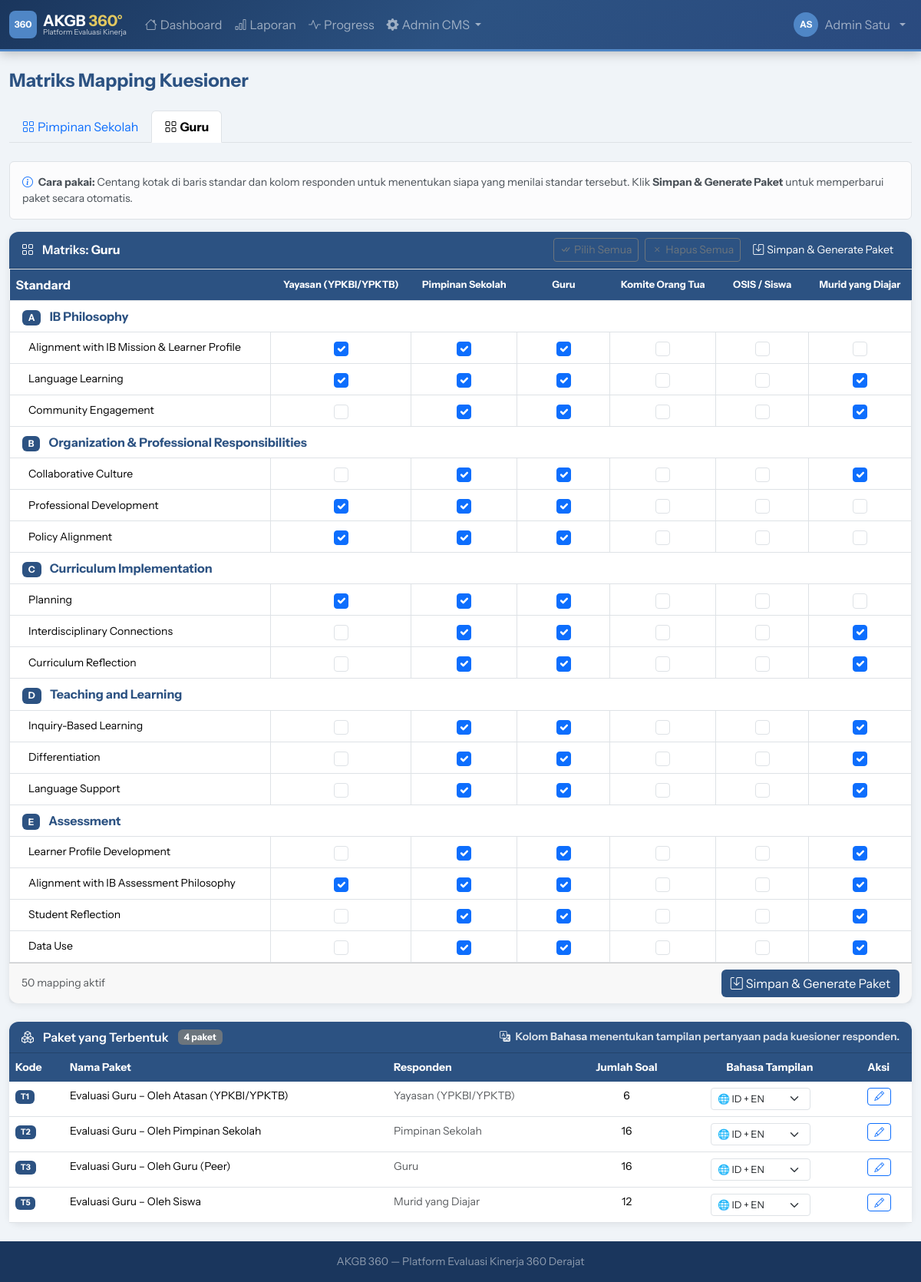
/demo/admin/matrix.php?tab=teacher (signed in), run on the app's committed database.
### tables this page shows
CREATE TABLE `eval_types` (
  `id` int NOT NULL AUTO_INCREMENT,
  `code` varchar(20) NOT NULL,
  `name` varchar(100) NOT NULL,
  PRIMARY KEY (`id`),
  UNIQUE KEY `code` (`code`)
);

CREATE TABLE `packages` (
  `id` int NOT NULL AUTO_INCREMENT,
  `code` varchar(20) NOT NULL,
  `name` varchar(200) NOT NULL,
  `eval_type_id` int NOT NULL,
  `period_id` int DEFAULT NULL COMMENT 'NULL = template global, ada nilai = terikat periode',
  `respondent_type` varchar(50) NOT NULL,
  `description` text,
  `is_self_reflection` tinyint(1) DEFAULT '0',
  `question_lang` enum('both','id','en') NOT NULL DEFAULT 'both',
  PRIMARY KEY (`id`),
  KEY `eval_type_id` (`eval_type_id`),
  KEY `period_id` (`period_id`),
  CONSTRAINT `packages_ibfk_1` FOREIGN KEY (`eval_type_id`) REFERENCES `eval_types` (`id`),
  CONSTRAINT `packages_ibfk_2` FOREIGN KEY (`period_id`) REFERENCES `eval_periods` (`id`) ON DELETE SET NULL
);

### public_html/demo/includes/db.php (called while the page is built, shortened)
<?php
class Database {
    private static ?PDO $instance = null;
    public static function getInstance(): PDO {
        if (self::$instance === null) {
            $dsn = "mysql:host=" . DB_HOST . ";dbname=" . DB_NAME . ";charset=" . DB_CHARSET;
            $options = [
                PDO::ATTR_ERRMODE            => PDO::ERRMODE_EXCEPTION,
                PDO::ATTR_DEFAULT_FETCH_MODE => PDO::FETCH_ASSOC,
                PDO::ATTR_EMULATE_PREPARES   => false,
            ];
            try {
                self::$instance = new PDO($dsn, DB_USER, DB_PASS, $options);
            } catch (PDOException $e) {
                die(json_encode(['error' => 'Database connection failed: ' . $e->getMessage()]));
            }
        }
        return self::$instance;
    }
    public static function query(string $sql, array $params = []): PDOStatement {
        $stmt = self::getInstance()->prepare($sql);
        $stmt->execute($params);
        return $stmt;
    }
    public static function fetchAll(string $sql, array $params = []): array {
        return self::query($sql, $params)->fetchAll();
    }
}

### public_html/demo/includes/functions.php (called while the page is built, shortened)
<?php
function h(string $s = ''): string {
    return htmlspecialchars($s, ENT_QUOTES, 'UTF-8');
}
function respondentLabel(string $type): string {
    return match($type) {
        'atasan'        => 'Yayasan (YPKBI/YPKTB)',
        'leader'        => 'Pimpinan Sekolah',
        'peer'          => 'Rekan Sejawat',
        'guru'          => 'Guru',
        'teacher'       => 'Rekan Sejawat (Guru)',
        'ortu'          => 'Komite Orang Tua',
        'siswa'         => 'OSIS / Siswa',
        'student_class' => 'Murid yang Diajar',
        'self'          => 'Refleksi Mandiri',
        default         => ucfirst($type),
    };
}

### public_html/demo/admin/matrix.php (the view, shortened to what this page needs)
<?php
require_once __DIR__ . '/../includes/db.php';
require_once __DIR__ . '/../includes/functions.php';
require_once __DIR__ . '/../includes/layout.php';
$tab = $_GET['tab'] ?? '';
$evalTypes = Database::fetchAll("SELECT * FROM eval_types ORDER BY id");
$currentEt = null;
foreach ($evalTypes as $et) {
    if ($et['code'] === $tab) { $currentEt = $et; break; }
}
$allRespondentTypes = [
    'atasan'        => 'Yayasan (YPKBI/YPKTB)',
    'leader'        => 'Pimpinan Sekolah',
    'guru'          => 'Guru',
    'ortu'          => 'Komite Orang Tua',
    'siswa'         => 'OSIS / Siswa',
    'student_class' => 'Murid yang Diajar',
];
$domains     = [];
$existingMap = [];
if ($currentEt) {
    $mappings = Database::fetchAll("
        SELECT srm.standard_id, srm.respondent_type
        FROM standard_respondent_mapping srm
        JOIN standards s ON srm.standard_id = s.id
        JOIN domains d ON s.domain_id = d.id
        WHERE d.eval_type_id = ? AND srm.is_active = 1
    ", [$currentEt['id']]);
    foreach ($mappings as $m) {
        $existingMap[$m['standard_id']][$m['respondent_type']] = true;
    }
    $rows = Database::fetchAll("
        SELECT s.id as s_id, s.name as s_name, s.order_num as s_order,
               d.id as d_id, d.name as d_name, d.code as d_code, d.order_num as d_order
        FROM standards s
        JOIN domains d ON s.domain_id = d.id
        WHERE d.eval_type_id = ?
        ORDER BY d.order_num, d.id, s.order_num, s.id
    ", [$currentEt['id']]);
    foreach ($rows as $r) {
        $did = $r['d_id'];
        if (!isset($domains[$did])) {
            $domains[$did] = ['name'=>$r['d_name'],'code'=>$r['d_code'],'standards'=>[]];
        }
        $domains[$did]['standards'][$r['s_id']] = $r['s_name'];
    }
}
$currentRespTypes = $allRespondentTypes;
$langOptions = [
    'both' => ['label' => 'ID + EN', 'icon' => '🌐'],
    'id'   => ['label' => 'Indonesia', 'icon' => '🇮🇩'],
    'en'   => ['label' => 'English',   'icon' => '🇬🇧'],
];
ob_start(); ?>
<ul class="nav nav-tabs mb-4">
  <?php foreach ($evalTypes as $et): ?>
  <li class="nav-item">
    <a class="nav-link <?= $tab===$et['code']?'active fw-bold':'' ?>"
       href="?tab=<?= urlencode($et['code']) ?>">
      <i class="bi bi-grid me-1"></i><?= h($et['name']) ?>
    </a>
  </li>
  <?php endforeach; ?>
</ul>
<?php if (!$currentEt || empty($domains)): ?>
<div class="card">
  <div class="card-body text-center py-5 text-muted">
    <i class="bi bi-grid display-4 mb-3 d-block"></i>
    <p>Belum ada standard untuk tipe ini.</p>
    <a href="<?= APP_URL ?>/admin/foundation.php?tab=standards" class="btn btn-navy">
      Tambah Standard →
    </a>
  </div>
</div>
<?php else: ?>
<div class="alert alert-light border small mb-3">
  <i class="bi bi-info-circle me-1 text-primary"></i>
  <strong>Cara pakai:</strong> Centang kotak di baris standar dan kolom responden untuk menentukan
  siapa yang menilai standar tersebut. Klik <strong>Simpan & Generate Paket</strong> untuk
  memperbarui paket secara otomatis.
</div>
<form method="POST">
  <div class="card">
    <div class="card-header d-flex justify-content-between align-items-center">
      <span>
        <i class="bi bi-grid me-2"></i>
        Matriks: <strong><?= h($currentEt['name']) ?></strong>
      </span>
      <div class="d-flex gap-2">
        <button type="button" class="btn btn-sm btn-outline-secondary" id="btnCheckAll">
          <i class="bi bi-check-all me-1"></i>Pilih Semua
        </button>
        <button type="button" class="btn btn-sm btn-outline-secondary" id="btnUncheckAll">
          <i class="bi bi-x me-1"></i>Hapus Semua
        </button>
        <button type="submit" class="btn btn-sm btn-navy">
          <i class="bi bi-save me-1"></i>Simpan & Generate Paket
        </button>
      </div>
    </div>
    <div class="card-body p-0">
      <div class="table-responsive">
        <table class="table table-bordered mb-0" style="min-width:700px">
          <thead>
            <tr style="background:var(--ktb-navy);color:white">
              <th style="min-width:280px;vertical-align:middle">Standard</th>
              <?php foreach ($currentRespTypes as $rType => $rLabel): ?>
              <th class="text-center" style="min-width:110px;vertical-align:middle;font-size:.8rem">
                <?= h($rLabel) ?>
              </th>
              <?php endforeach; ?>
            </tr>
          </thead>
          <tbody>
            <?php foreach ($domains as $did => $domain): ?>
            <tr style="background:#eef1fa">
              <td colspan="<?= count($currentRespTypes) + 1 ?>" class="py-2 px-3">
                <span class="badge me-2" style="background:var(--ktb-navy)">
                  <?= h($domain['code']??'—') ?>
                </span>
                <strong class="text-navy"><?= h($domain['name']) ?></strong>
              </td>
            </tr>
            <?php foreach ($domain['standards'] as $sid => $sName): ?>
            <tr class="standard-row">
              <td class="ps-4 small" style="vertical-align:middle">
                <?= h($sName) ?>
              </td>
              <?php foreach ($currentRespTypes as $rType => $rLabel): ?>
              <td class="text-center" style="vertical-align:middle">
                <div class="form-check d-flex justify-content-center mb-0">
                  <input type="checkbox"
                    class="form-check-input matrix-cb"
                    name="mapping[<?= $sid ?>][<?= $rType ?>]"
                    value="1"
                    style="width:1.2em;height:1.2em;cursor:pointer"
                    <?= !empty($existingMap[$sid][$rType]) ? 'checked' : '' ?>>
                </div>
              </td>
              <?php endforeach; ?>
            </tr>
            <?php endforeach; ?>
            <?php endforeach; ?>
          </tbody>
        </table>
      </div>
    </div>
    <div class="card-footer d-flex justify-content-between align-items-center">
      <small class="text-muted">
        <span id="checkedCount">0</span> mapping aktif
      </small>
      <button type="submit" class="btn btn-navy">
        <i class="bi bi-save me-1"></i>Simpan & Generate Paket
      </button>
    </div>
  </div>
</form>
<?php
$existingPkgs = Database::fetchAll("
    SELECT p.*, COUNT(pq.id) as q_count
    FROM packages p
    LEFT JOIN package_questions pq ON pq.package_id = p.id
    WHERE p.eval_type_id = ? AND p.is_self_reflection = 0 AND p.period_id IS NULL
    GROUP BY p.id
    ORDER BY p.id
", [$currentEt['id']]);
?>
<?php if (!empty($existingPkgs)): ?>
<div class="card mt-4">
  <div class="card-header d-flex align-items-center gap-2">
    <i class="bi bi-boxes me-1"></i>
    <span>Paket yang Terbentuk</span>
    <span class="badge bg-secondary ms-1"><?= count($existingPkgs) ?> paket</span>
    <span class="ms-auto small" style="color:#fff;opacity:.85">
      <i class="bi bi-translate me-1"></i>
      Kolom <strong>Bahasa</strong> menentukan tampilan pertanyaan pada kuesioner responden.
    </span>
  </div>
  <div class="card-body p-0">
    <table class="table table-hover mb-0 small">
      <thead>
        <tr>
          <th>Kode</th>
          <th>Nama Paket</th>
          <th>Responden</th>
          <th class="text-center">Jumlah Soal</th>
          <th class="text-center">Bahasa Tampilan</th>
          <th>Aksi</th>
        </tr>
      </thead>
      <tbody>
        <?php foreach ($existingPkgs as $pkg): ?>
        <?php $currentLang = $pkg['question_lang'] ?? 'both'; ?>
        <tr>
          <td><span class="badge badge-navy"><?= h($pkg['code']) ?></span></td>
          <td><?= h($pkg['name']) ?></td>
          <td class="text-muted"><?= h(respondentLabel($pkg['respondent_type'])) ?></td>
          <td class="text-center"><?= $pkg['q_count'] ?></td>
          <td class="text-center">
            <div class="d-flex align-items-center justify-content-center gap-2">
              <select class="form-select form-select-sm pkg-lang-select"
                      data-pkg-id="<?= $pkg['id'] ?>"
                      style="width:130px;font-size:.8rem">
                <?php foreach ($langOptions as $val => $opt): ?>
                <option value="<?= $val ?>" <?= $currentLang === $val ? 'selected' : '' ?>>
                  <?= $opt['icon'] ?> <?= $opt['label'] ?>
                </option>
                <?php endforeach; ?>
              </select>
            </div>
          </td>
          <td>
            <a href="<?= APP_URL ?>/admin/questions.php?tab=<?= urlencode($tab) ?>"
               class="btn btn-sm btn-outline-primary py-0 px-2"
               title="Edit pertanyaan">
              <i class="bi bi-pencil" style="font-size:.8rem"></i>
            </a>
          </td>
        </tr>
        <?php endforeach; ?>
      </tbody>
    </table>
  </div>
</div>
<?php endif; ?>
<?php endif; ?>

### public_html/demo/assets/css/style.css (style rules this page uses)
:root { --ktb-navy: #2C5282; --ktb-navy-dark: #1A365D; --ktb-navy-light: #2A4A7F; --ktb-blue: #4F86C6; --ktb-blue-light: #6B9FD4; --ktb-blue-dark: #3A6FA8; --ktb-gold: #E2C860; --ktb-gold-light: #EDF2F7; --ktb-sunshade: #ff9a31; --ktb-aqua: #F0F4F8; --ktb-platinum: #C3D9ED; --ktb-gray: #F0F4F8; }
body { background: var(--ktb-aqua); min-height: 100vh; display: flex; flex-direction: column; font-family: 'Instrument Sans', 'Segoe UI', system-ui, sans-serif; }
.text-navy { color: var(--ktb-navy) !important; }
.card { border: none; box-shadow: 0 2px 10px rgba(0,0,0,.08); border-radius: 12px; }
.card-header { background: var(--ktb-navy); color: white; border-radius: 12px 12px 0 0 !important; font-weight: 600; }
.table thead th { background: var(--ktb-navy); color: white; border: none; }
.btn-navy { background: var(--ktb-navy); color: white; border: none; }
.badge-navy { background: var(--ktb-navy); color: white; }

### data on the page
eval_types: name "Pimpinan Sekolah"
eval_types: name "Guru"
packages: code "T1", name "Evaluasi Guru – Oleh Atasan (YPKBI/YPKTB)", respondent_type "Yayasan (YPKBI/YPKTB)", q_count "6", question_lang+id "🌐 ID + EN"
packages: code "T2", name "Evaluasi Guru – Oleh Pimpinan Sekolah", respondent_type "Pimpinan Sekolah", q_count "16", question_lang+id "🌐 ID + EN"
packages: code "T3", name "Evaluasi Guru – Oleh Guru (Peer)", respondent_type "Guru", q_count "16", question_lang+id "🌐 ID + EN"
packages: code "T5", name "Evaluasi Guru – Oleh Siswa", respondent_type "Murid yang Diajar", q_count "12", question_lang+id "🌐 ID + EN"

### other printed values
$initials "AS"
$name "Admin Satu"
$title "Matriks Mapping Kuesioner"
$rLabel "Yayasan (YPKBI/YPKTB)"
$rLabel "Pimpinan Sekolah"
$rLabel "Guru"
$rLabel "Komite Orang Tua"
$rLabel "OSIS / Siswa"
$rLabel "Murid yang Diajar"
$domain['code'] "A"
$domain['name'] "IB Philosophy"
$sName "Alignment with IB Mission & Learner Profile"
$sName "Language Learning"
$sName "Community Engagement"
$domain['code'] "B"
